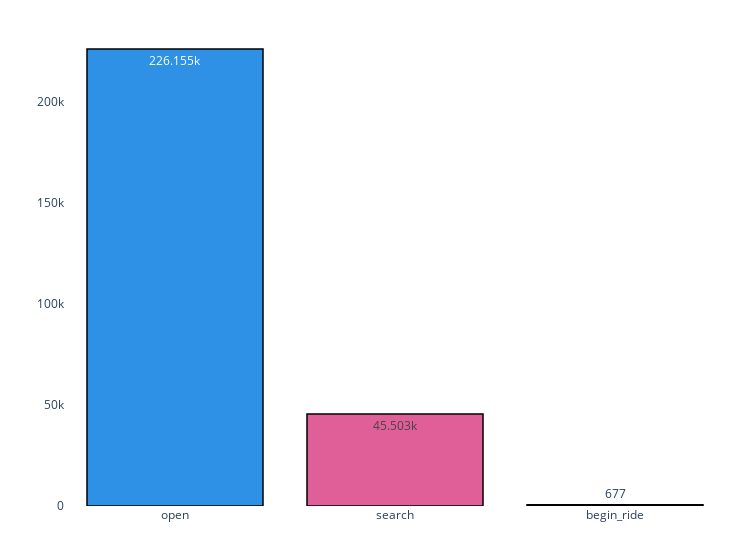

Write notebook code for a chart like this one.
### Code cell
fig = px.bar(user_funnel, 
             x="stage", y="users", 
             color="stage", 
             color_discrete_sequence=px.colors.qualitative.Dark24,                
             text_auto=True)
fig.update_layout(
    width=750,
    showlegend=False,
    plot_bgcolor='white',
    margin=dict(l=25, r=25, t=25, b=25)    
)
fig.update_xaxes(title_text=' ')  # Update x-axis title
fig.update_yaxes(title_text=' ')  # Update y-axis title
fig.update_traces(marker_line_color='black',  # Set border color
                  marker_line_width=1.5)  
fig.show()

### Figure 1 — Plotly figure (JSON) as saved in the notebook; plotly's stock layout.template omitted (floating-point values rounded to 4 significant figures)
{"data": [{"alignmentgroup": "True", "hovertemplate": "stage=%{x}<br>users=%{y}<extra></extra>", "legendgroup": "open", "marker": {"color": "#2E91E5", "line": {"color": "black", "width": 1.5}, "pattern": {"shape": ""}}, "name": "open", "offsetgroup": "open", "orientation": "v", "showlegend": true, "textposition": "auto", "texttemplate": "%{y}", "type": "bar", "x": ["open"], "xaxis": "x", "y": [226155], "yaxis": "y"}, {"alignmentgroup": "True", "hovertemplate": "stage=%{x}<br>users=%{y}<extra></extra>", "legendgroup": "search", "marker": {"color": "#E15F99", "line": {"color": "black", "width": 1.5}, "pattern": {"shape": ""}}, "name": "search", "offsetgroup": "search", "orientation": "v", "showlegend": true, "textposition": "auto", "texttemplate": "%{y}", "type": "bar", "x": ["search"], "xaxis": "x", "y": [45503], "yaxis": "y"}, {"alignmentgroup": "True", "hovertemplate": "stage=%{x}<br>users=%{y}<extra></extra>", "legendgroup": "begin_ride", "marker": {"color": "#1CA71C", "line": {"color": "black", "width": 1.5}, "pattern": {"shape": ""}}, "name": "begin_ride", "offsetgroup": "begin_ride", "orientation": "v", "showlegend": true, "textposition": "auto", "texttemplate": "%{y}", "type": "bar", "x": ["begin_ride"], "xaxis": "x", "y": [677], "yaxis": "y"}], "layout": {"barmode": "relative", "legend": {"title": {"text": "stage"}, "tracegroupgap": 0}, "margin": {"b": 25, "l": 25, "r": 25, "t": 25}, "plot_bgcolor": "white", "showlegend": false, "width": 750, "xaxis": {"anchor": "y", "categoryarray": ["open", "search", "begin_ride"], "categoryorder": "array", "domain": [0, 1], "title": {"text": " "}}, "yaxis": {"anchor": "x", "domain": [0, 1], "title": {"text": " "}}}}
